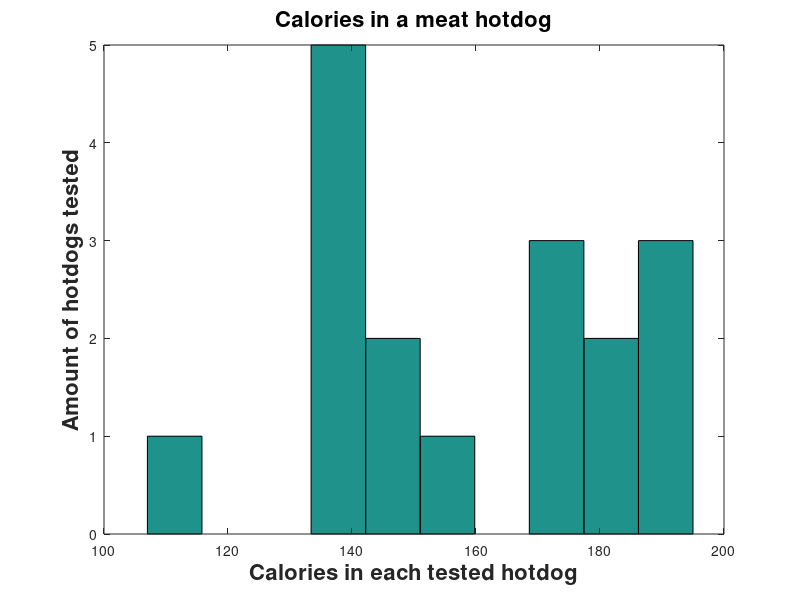
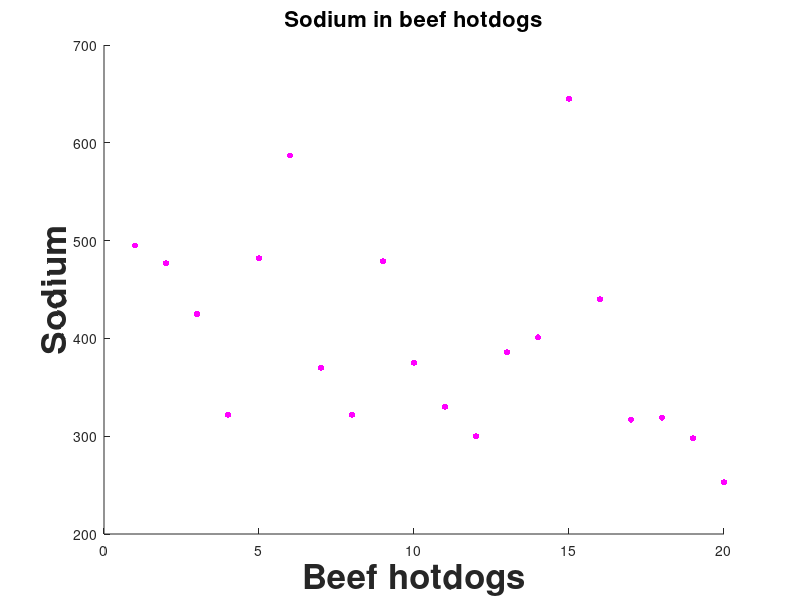

Write the MATLAB code that produced these figures, in order.
%%Lab 1: Hotdogs
%%Carlos Luevanos 
%% 9 - 6 - 16

clear all; 
close all; 
clc; 

hotdogs = load('hotdog.dat');

n = length(hotdogs);%extract length of hotdogs
x = 1:n;%for plotting on graph

%%indexing the stats of each type meat
beef = hotdogs(1:20, 1:3);
meat = hotdogs(21:37, 1:3);
poultry = hotdogs(38: end, 1:3);

%%retrieve the calories of each type of meat
beefCal = beef(:,2);
meatCal = meat(:,2);
poultryCal = poultry(:,2);

%%retrieve the sodium contents of each type of meat
beefSod = beef(:,3);
meatSod = meat(:,3);
poultrySod = poultry(:,3); 

%%extract mean, variance, and std for calories of each hotdog type
beefMeanCal = mean(beefCal);
beefVarCal  = var(beefCal);
beefStdCal = std(beefCal);
meatMeanCal = mean(meatCal);
meatVarCal = var(meatCal);
meatStdCal = std(meatCal);
poultryMeanCal = mean(poultryCal);
poultryVarCal = var(poultryCal);
poultryStdCal = std(poultryCal);

%%extract mean, variance, std for sodium of each hotdog type
beefMeanSod = mean(beefSod);
beefVarSod  = var(beefSod);
beefStdSod = std(beefSod);
meatMeanSod = mean(meatSod);
meatVarSod = var(meatSod);
meatStdSod = std(meatSod);
poultryMeanSod = mean(poultrySod);
poultryVarSod = var(poultrySod);
poultryStdSod = std(poultrySod);

%%print out results and save results into txt file

results = fopen('Project1_result.txt','w');

fprintf(results, 'The hotdog with the most calories is : meat %5.2f calories. \n',meatMeanCal);
fprintf(results,'The hotdog with the least calories is : poultry %5.2f caloies. \n',poultryMeanCal);
fprintf(results,'The hotdog with the most sodium is: poultry %5.2f sodium. \n', poultryMeanSod);
fprintf(results,'The hotdog with the least sodium is: beef %5.2f sodium. \n', beefMeanSod);


%%Print out histogram for calories in meat hotdogs
figure(1)
hist(meatCal);
title('Calories in a meat hotdog','FontSize',16, 'FontWeight','bold');
xlabel('Calories in each tested hotdog','FontSize',16,'FontWeight','bold');
ylabel('Amount of hotdogs tested','FontSize',16,'FontWeight','bold');


%%Print out scatter plot for sodium in beef hotdogs
figure(2)
scatter(x:20, beefSod,20,'m','fill');
title('Sodium in beef hotdogs','FontSize',16,'FontWeight','bold')
xlabel('Beef hotdogs', 'Fontsize', 25, 'Fontweight', 'bold');
ylabel('Sodium', 'Fontsize', 25, 'Fontweight', 'bold');
